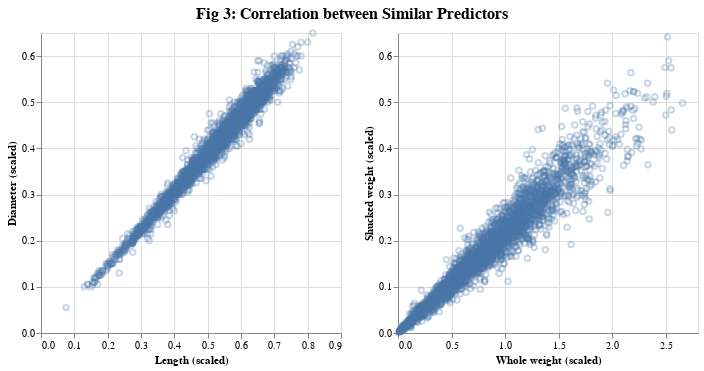

Notebook code for this chart:
### Markdown cell above
#### Relationship between similar predictors:

### Code cell
length_v_diameter = alt.Chart(abalone_train).mark_point(opacity=0.3).encode(
    x = alt.X("length").title("Length (scaled)"),
    y = alt.Y("diameter").title("Diameter (scaled)")
)

whole_weight_v_shucked_weight = alt.Chart(abalone_train).mark_point(opacity=0.3).encode(
    x = alt.X("weight_whole").title("Whole weight (scaled)"),
    y = alt.Y("weight_viscera").title("Shucked weight (scaled)")
)
alt.hconcat(
    length_v_diameter,whole_weight_v_shucked_weight
).properties(
    title={
        "text": 'Fig 3: Correlation between Similar Predictors',
        "fontSize": 16,
        'anchor':'middle'
    }
)

### Figure 1 — Vega-Lite specification as saved in the notebook (floating-point values rounded to 4 significant figures; data arrays with more than 128 entries replaced by an {"elided": "..."} marker saying what was removed)
{"config": {"view": {"continuousWidth": 300, "continuousHeight": 300}}, "hconcat": [{"mark": {"type": "point", "opacity": 0.3}, "encoding": {"x": {"field": "length", "title": "Length (scaled)", "type": "quantitative"}, "y": {"field": "diameter", "title": "Diameter (scaled)", "type": "quantitative"}}}, {"mark": {"type": "point", "opacity": 0.3}, "encoding": {"x": {"field": "weight_whole", "title": "Whole weight (scaled)", "type": "quantitative"}, "y": {"field": "weight_viscera", "title": "Shucked weight (scaled)", "type": "quantitative"}}}], "data": {"name": "data-7336bf2f91f1c41beacb9121b0df25b2"}, "title": {"text": "Fig 3: Correlation between Similar Predictors", "fontSize": 16, "anchor": "middle"}, "$schema": "https://vega.github.io/schema/vega-lite/v5.16.3.json", "datasets": {"data-7336bf2f91f1c41beacb9121b0df25b2": {"elided": "3132 records"}}}
